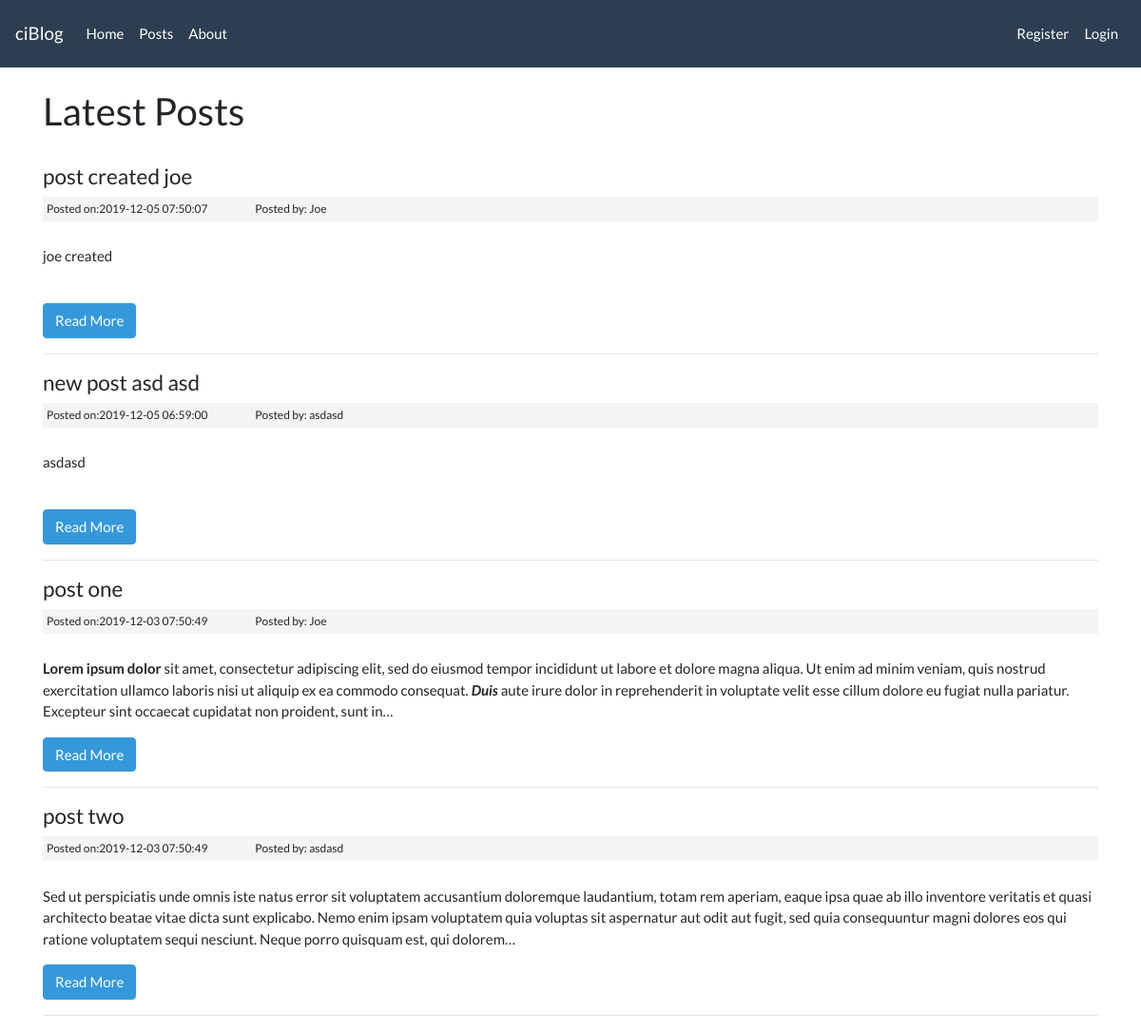
Screenshot of /index.php/posts with the database file from the repository.
### tables this page shows
CREATE TABLE `posts` (
  `id` int(11) NOT NULL,
  `user_id` int(11) NOT NULL,
  `title` varchar(255) NOT NULL,
  `slug` varchar(255) NOT NULL,
  `body` text NOT NULL,
  `created_at` timestamp NOT NULL DEFAULT current_timestamp()
);

CREATE TABLE `users` (
  `id` int(11) NOT NULL,
  `name` varchar(255) NOT NULL,
  `username` varchar(255) NOT NULL,
  `email` varchar(255) NOT NULL,
  `password` varchar(255) NOT NULL
);

### application/controllers/Posts.php (called while the page is built, shortened)
<?php
    class Posts extends CI_Controller{
        public function index(){
            $data['title'] = 'Latest Posts';
            $data['posts'] = $this->post_model->get_posts();
            $this->load->view('templates/header');
            $this->load->view('posts/index', $data);
            $this->load->view('templates/footer');
    }
}

### index.php (called while the page is built, shortened)
<?php
require_once BASEPATH.'core/CodeIgniter.php';

### application/models/Post_model.php (called while the page is built, shortened)
<?php
    class Post_model extends CI_Model{
        public function get_posts($slug = FALSE){
            if ($slug === FALSE){
                $query = $this->db->query("SELECT p.id, p.user_id, p.title, p.slug, p.body, p.created_at, u.name AS poster  FROM posts p JOIN users u WHERE p.user_id = u.id ORDER BY created_at DESC");
                return $query->result_array();
            }
            $query = $this->db->get_where('posts', array('slug' => $slug));
            return $query->row_array();
        }
    }

### application/views/posts/index.php (the view)
<h2> <?= $title ?> </h2><br/>
<?php
foreach ($posts as $post) :
	echo '<h4>'. $post['title'] .'</h4>
	<small class=\'post-date\'> Posted on:'. $post['created_at'] .'<span class="poster"<em>Posted by: '. $post['poster'] .'</em></span></small> <br/>';
	echo word_limiter($post['body'], 60);
?>
	<br/>
	<p><a class="btn btn-info" href="<?php echo site_url('/posts/'. $post['slug']); ?>">Read More</a></p> <hr/>
<?php endforeach; ?>

### application/views/templates/header.php (shortened to what this page needs)
<html>
    <head>
        <link rel='stylesheet' href='<?php echo base_url(); ?>/bootstrap.min.css'>
        <link rel='stylesheet' href='<?php echo base_url(); ?>/assets/css/style.css'>
    </head>
    <body>
        <nav class="navbar navbar-expand-lg navbar-dark bg-primary">
            <a class="navbar-brand" href="#">ciBlog</a>
            <div class="collapse navbar-collapse" id="navbarColor01">
                <ul class="navbar-nav mr-auto">
                    <li class="nav-item">
                        <a class="nav-link" href=" <?php echo base_url(); ?> ">Home</a>
                    </li>
                    <li class="nav-item">
                        <a class="nav-link" href=" <?php echo base_url(); ?>posts ">Posts</a>
                    </li>
                    <li>
                        <a class="nav-link" href=" <?php echo base_url(); ?>about ">About</a>
                    </li>
                </ul>
                <?php if(!$this->session->userdata('logged_in')) : ?>
                <ul class="nav navbar-nav navbar-right">
                    <li>
                        <a class="nav-link" href=" <?php echo base_url(); ?>users/register ">Register</a>
                    </li>
                </ul>
                <ul class="nav navbar-nav navbar-right">
                    <li>
                        <a class="nav-link" href=" <?php echo base_url(); ?>users/login ">Login</a>
                    </li>
                </ul>
                <?php endif; ?>
            </div>
        </nav>
        <br/>
        <div class='container'>

### application/views/templates/footer.php (shortened to what this page needs)
        </div>
    </body>
</html>

### assets/css/style.css (style rules this page uses)
.post-date { background: #f4f4f4; padding: 4px; margin: 3px 0; display: block; }
.poster { margin-left: 50px; }

### rows the page displays
posts: title "post created joe", created_at "2019-12-05 07:50:07", user.name "Joe", body "joe created"
posts: title "new post asd asd", created_at "2019-12-05 06:59:00", user.name "asdasd", body "asdasd"
posts: title "post one", created_at "2019-12-03 07:50:49", user.name "Joe", body "Lorem ipsum dolor sit amet, consectetur adipiscing elit, sed do eiusmod tempor incididunt ut labore et dolore magna aliqua. Ut enim ad minim veniam, quis nostrud exercitation ullamco laboris nisi ut aliquip ex ea commodo consequat. Duis aute irure dolor in reprehenderit in voluptate velit esse cillum dolore eu fugiat nulla pariatur. Excepteur sint occaecat cupidatat non proident, sunt in…"
posts: title "post two", created_at "2019-12-03 07:50:49", user.name "asdasd", body "Sed ut perspiciatis unde omnis iste natus error sit voluptatem accusantium doloremque laudantium, totam rem aperiam, eaque ipsa quae ab illo inventore veritatis et quasi architecto beatae vitae dicta sunt explicabo. Nemo enim ipsam voluptatem quia voluptas sit aspernatur aut odit aut fugit, sed quia consequuntur magni dolores eos qui ratione voluptatem sequi nesciunt. Neque porro quisquam est, qui dolorem…"

### other values shown
$title "Latest Posts"
